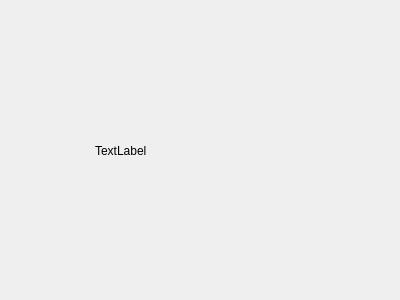
<?xml version="1.0" encoding="UTF-8"?>
<ui version="4.0">
 <class>responseWindow</class>
 <widget class="QWidget" name="responseWindow">
  <property name="geometry">
   <rect>
    <x>0</x>
    <y>0</y>
    <width>400</width>
    <height>300</height>
   </rect>
  </property>
  <property name="windowTitle">
   <string>Form</string>
  </property>
  <widget class="QLabel" name="label">
   <property name="geometry">
    <rect>
     <x>95</x>
     <y>60</y>
     <width>211</width>
     <height>181</height>
    </rect>
   </property>
   <property name="text">
    <string>TextLabel</string>
   </property>
  </widget>
 </widget>
 <resources/>
 <connections/>
</ui>
